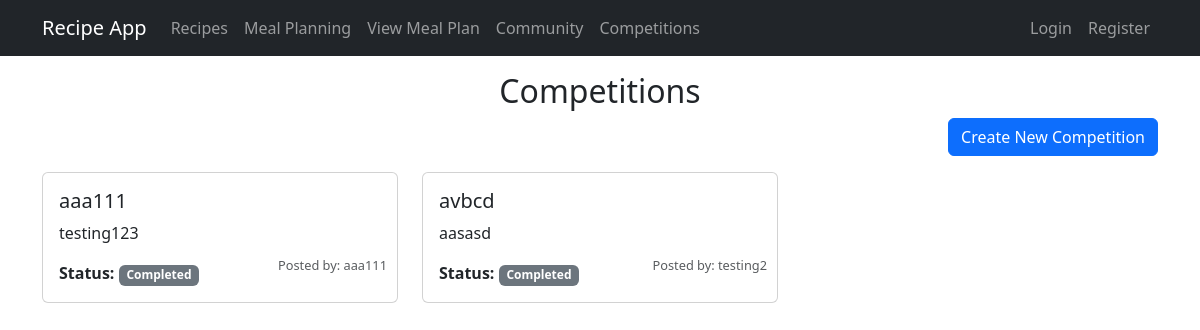
The page /competitions.php on the database its author committed.
### tables this page shows
CREATE TABLE `competitions` (
  `id` int(11) NOT NULL,
  `user_id` int(11) NOT NULL,
  `title` varchar(255) NOT NULL,
  `description` text NOT NULL,
  `start_date` date NOT NULL,
  `end_date` date NOT NULL,
  `created_at` timestamp NOT NULL DEFAULT current_timestamp(),
  `updated_at` timestamp NOT NULL DEFAULT current_timestamp() ON UPDATE current_timestamp()
);

CREATE TABLE `users` (
  `id` int(11) NOT NULL,
  `username` varchar(50) NOT NULL,
  `password` varchar(255) NOT NULL,
  `email` varchar(100) NOT NULL,
  `created_at` timestamp NOT NULL DEFAULT current_timestamp(),
  `updated_at` timestamp NOT NULL DEFAULT current_timestamp() ON UPDATE current_timestamp(),
  `role` enum('user','admin') DEFAULT 'user'
);

### competitions.php (the view, shortened to what this page needs)
<?php
include 'header.php';
$result = $conn->query("SELECT Competitions.*, users.username AS creator_username
                      FROM Competitions
                      JOIN users ON Competitions.user_id = users.id");
$competitions = $result->fetch_all(MYSQLI_ASSOC);
function getCompetitionStatus($start_date, $end_date) {
    $current_date = new DateTime();
    $start = new DateTime($start_date);
    $end = new DateTime($end_date);
    if ($current_date < $start) {
        $days_to_start = $current_date->diff($start)->days;
        return ["$days_to_start days to start", "blue", "future"];
    } elseif ($current_date >= $start && $current_date <= $end) {
        $days_to_end = $current_date->diff($end)->days;
        return ["$days_to_end days left", "green", "active"];
    } else {
        return ["Ended", "red", "ended"];
    }
}
usort($competitions, function ($a, $b) {
    $status_order = ["active" => 0, "ended" => 1, "future" => 2];
    list(, , $status_a) = getCompetitionStatus($a['start_date'], $a['end_date']);
    list(, , $status_b) = getCompetitionStatus($b['start_date'], $b['end_date']);
    return $status_order[$status_a] <=> $status_order[$status_b];
});
?>
<div class="container mt-3">
    <h2 class="text-center">Competitions</h2>
    <div class="d-flex justify-content-end">
        <?php if (isset($_SESSION['user_id'])): ?>
            <a href="competition_create.php" class="btn btn-primary mb-3">Create New Competition</a>
        <?php else: ?>
            <button class="btn btn-primary mb-3" onclick="promptSignIn()">Create New Competition</button>
        <?php endif; ?>
    </div>
    <div class="row">
        <?php foreach ($competitions as $competition): ?>
            <div class="col-md-4 mb-3">
                <a href="competition_details.php?id=<?php echo htmlspecialchars($competition['id']); ?>" class="text-decoration-none text-dark">
                    <div class="card h-100 card-hover">
                        <div class="card-body">
                            <h5 class="card-title"><?php echo htmlspecialchars($competition['title']); ?></h5>
                            <p class="card-text"><?php echo htmlspecialchars($competition['description']); ?></p>
                            <p class="text-muted" style="font-size: 0.8em; position: absolute; bottom: 10px; right: 10px;">
                                Posted by: <?php echo htmlspecialchars($competition['creator_username']); ?>
                            </p>
                            <p class="card-text">
                                <strong>Status:</strong>
                                <?php
                                $currentDate = date('Y-m-d');
                                if ($currentDate < $competition['start_date']) {
                                    echo "<span class='badge bg-warning text-dark'>Upcoming</span>";
                                } elseif ($currentDate > $competition['end_date']) {
                                    echo "<span class='badge bg-secondary'>Completed</span>";
                                } else {
                                    echo "<span class='badge bg-success'>Ongoing</span>";
                                }
                                ?>
                            </p>
                        </div>
                    </div>
                </a>
            </div>
        <?php endforeach; ?>
    </div>
</div>

### header.php (style rules this page uses)
html, body { height: 100%; margin: 0; padding: 0; }
.container { margin-bottom: 0; }

### competitions.php (style rules this page uses)
.card-hover { transition: transform 0.2s ease-in-out; }

### rows shown on the page
competitions: title "aaa111", description "testing123", user.username "aaa111", start_date "Completed"
competitions: title "avbcd", description "aasasd", user.username "testing2", start_date "Completed"
